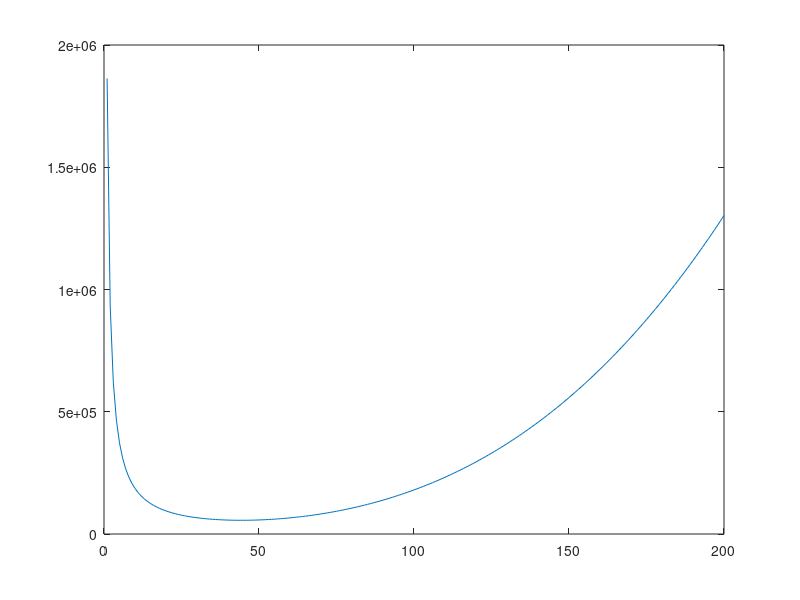

MATLAB code to generate this figure:
%% Maximum rate of climb

R_isa=287.;              %??
g_isa=9.80665;          %gravitational acceleration
lambda_isa=-0.0065;     %temperature gradient
rho0_isa=1.225;         %sea level density
P0_isa=101325;          %sea level pressure
h=1000;                      %INPUT   [m]
T_0_isa=288.15;         %sea level temperature
T_isa=288.15 -h*lambda_isa ;  %temperature

P_isa = P0_isa * ((1 + (lambda_isa*h) / T_0_isa) ^ (-g_isa / (R_isa*lambda_isa)));
rho_isa=P_isa/(R_isa*T_isa);
S=9;
V=linspace(1,200,200);
CD0=0.0338;
CD0_takeoff=0.0338+0.015;
A=10.;
e=0.8;
W=1526*9.80665;
CL=1./rho_isa*W./S*2./V.^2
D=CD0+CL.^2./(pi*A*e);
PR=0.5*rho_isa*V.^3*S*CD0+W^2./(0.5*rho_isa*V*S)*(1./(pi*A*e))
Ta=10000;
plot(V,PR)
min(PR)
